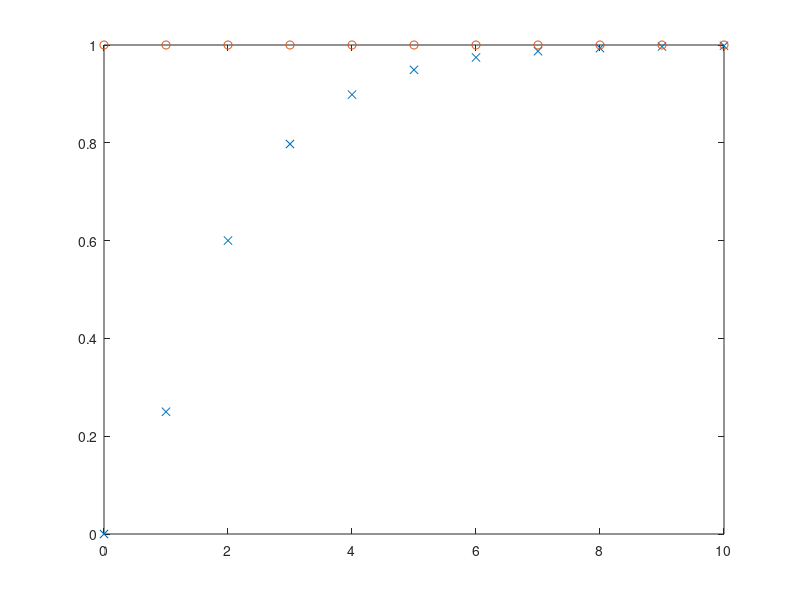

The MATLAB source for this figure:
%EX15_1 Plot solution of example in Chapter 15
%
%	File EX15_1.M
%
%	Matlab script file to numerically solve a second
%	order difference equation.
%
%	Companion file for "Dynamic Modeling and Control of 
%	Engineering Systems", 2nd ed.
%
%	y(k) -- output
%	u(k) -- input
%	t(k) -- time index
%

%	Created: 8/21/96
%	Author:  J.F. Gardner
%	Copyright 1997 by J.F. Gardner
%

%	Set up the initial conditions
%	
y(1) = 0.0;
y(2) = 0.25;
%
u(1) = 1.0;   %input is the unit step
u(2) = 1.0;
%
t(1) = 0;
t(2) = 1;
%
%  set up loop to solve the difference equation for the next 
%  nine time steps
%
for k = 3:11,
u(k) = 1.0;
t(k) = k-1;
%
y(k) = 0.6 * y(k-1) - 0.05 * y(k-2) + 0.25 * u(k-1) + 0.2 * u(k-2);
%
end;
%
plot(t,y,'x',t,u,'o')
